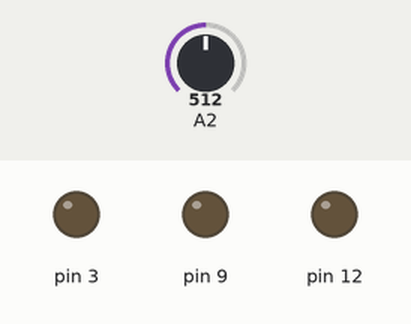
Bench run of a sketch on a simulated Arduino Uno, built with avr-gcc and run on an emulated ATmega328P. Shown: output pins drawn as LEDs (lit = HIGH). The test bench sets the inputs (shaded band); at power-on: A2 = 512.

Above: at 1.2 s.
1.3 s: A2 set to 502
At 2.3 s:
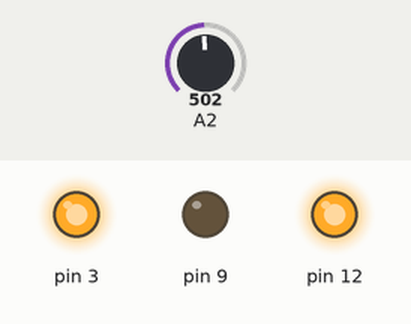
Timing chart, 0 to 4.3 s (numbered marks = the images above; inputs shaded):
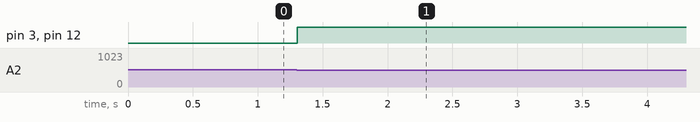

The sketch:

sample_motor0906.ino
```cpp
#define SPEED1 255
#define SPEED2 122
#define MAX_LENGTH 1023
#define JITTER 6    // スライダが正しい位置に移動したかを判定する閾値

int slide;        // 受信したデータ（スライダを移動させる位置）
int speed_level;  // 指定したモータの回転速度（現在未使用）
int diff;         // 指定されたスライダの位置と現在の位置の差

void setup() {
  Serial.begin(9600);
  // モーターAの制御用ピン設定
  pinMode(12, OUTPUT); // 回転方向 (HIGH/LOW)
  pinMode(9, OUTPUT); // ブレーキ (HIGH/LOW)
  pinMode(3, OUTPUT); // PWMによるスピード制御 (0-255) こいつの値でフェーダーの動きにくさが変化？
  slide = MAX_LENGTH / 2;
}

void loop() {
  int temp = 0;
  int vr = analogRead(A2); //A2にボリューム部の2ピンを接続。1=5V,0=GND

  if (vr != slide) {
    set_deviceLength(slide,vr);
  }
  delay(10);
}

void set_deviceLength(int slide, int vr) {

  int diff;
  if (vr < slide) {
    // モーターA: 正転
    digitalWrite(12, HIGH);
    digitalWrite(9, LOW);
    analogWrite(3, SPEED1);
    diff = vr - slide;
    while (vr != slide) {
      if (-JITTER < diff && diff < JITTER) { // 一定の閾値以内であれば指定の位置まで移動したとみなす
        break;
      }
      if ( Serial.available() ) {   // 上記で制止しなかったとしても，伸縮距離が変更されているかもしれないので再度データを受信
        String str = Serial.readStringUntil(';');
        slide = str.toInt();
      }
    }
    delay(1);
    //analogWrite(3, 0);
    digitalWrite(12, LOW);
    digitalWrite(9, LOW);
  }
}
```

Measured:
- the behaviour switches between 511 and 510 on A2 (found by bisection; images 0 and 1)
- after the input at 1.3 s, pin 3, pin 12: LOW → HIGH at once
